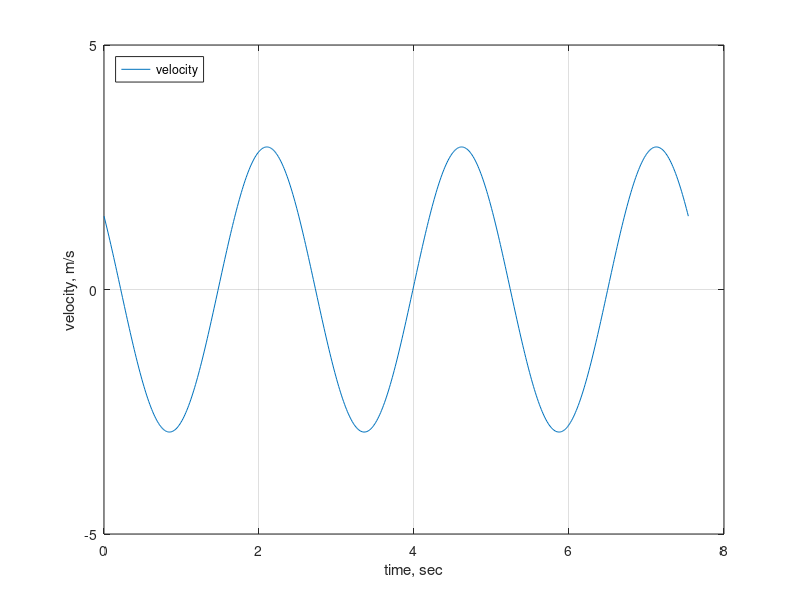

The MATLAB source for this figure:
%Example: Equation 2 will be implemented in matlab
%Parameters
xo=1.00;  % Initial displacement, m
vo=1.50;  % Initial velocity, m/s
k=25000;  % Spring constant, N/m
m=4000;   % Mass kg,
%Calculate
wn = (k/m)^0.5; % natural frequency, 1/s
Ao= sqrt(xo^2+(vo/wn)^2); %Amplitude, m
fo=atan(vo/(xo*wn)); % Phase angle, rad
%store data
xr=[]; % for displacement
tr=[];% for time
vr=[]; % for velocity
for t=0:0.01*pi/wn:6*pi/wn
    x=Ao*cos(wn*t-fo);
    v=-wn*Ao*sin(wn*t-fo);
    xr=[xr x];
    vr=[vr v];
    tr=[tr t];
end
    plot(tr,vr)
    grid
    xlabel('time, sec')
    ylabel('velocity, m/s')
    ylim([-5 5])
    yticks([-5 0 5])
    legend('velocity','Location','northwest')